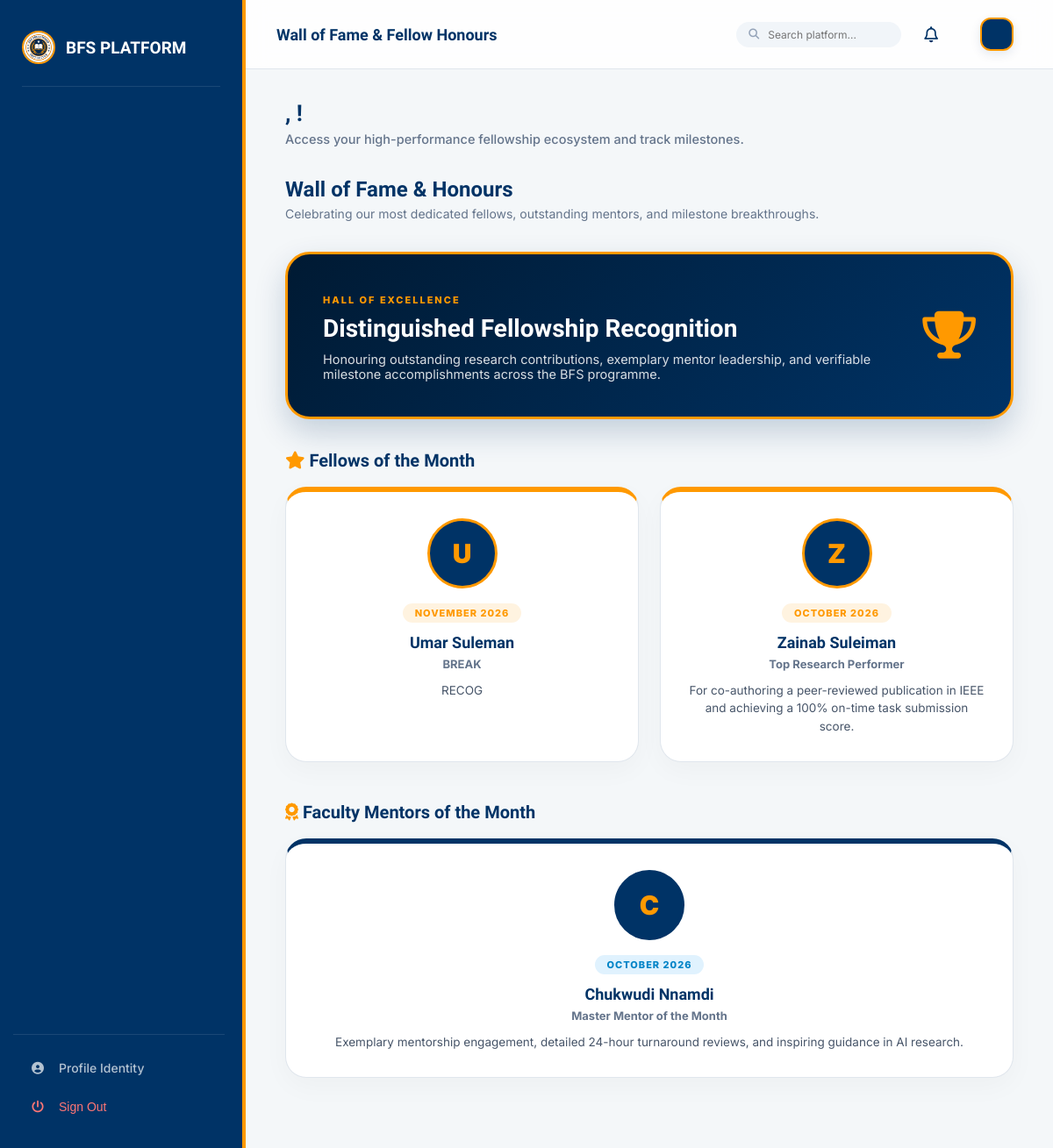
The app's page /wall-of-fame/ with its own data.
### core/models.py (models this page shows, shortened)
class Recognition(models.Model):
    TYPE_CHOICES = [
        ('mentee_of_month', 'Mentee of the Month'),
        ('mentor_of_month', 'Mentor of the Month'),
        ('hall_of_fame', 'Hall of Fame Inductee'),
    ]
    from django.conf import settings
    user = models.ForeignKey(settings.AUTH_USER_MODEL, on_delete=models.CASCADE, related_name='recognitions')
    type = models.CharField(max_length=25, choices=TYPE_CHOICES, default='mentee_of_month')
    period = models.CharField(max_length=40, help_text="e.g. October 2026")
    badge_title = models.CharField(max_length=100, default="Excellence in Fellowship")
    note = models.TextField(blank=True, help_text="Commendation and citation")
    created_at = models.DateTimeField(auto_now_add=True)
    class Meta:
        ordering = ['-created_at']

### accounts/models.py (models this page shows, shortened)
class User(AbstractUser):
    ROLE_CHOICES = [
        ('mentee', 'Mentee'),
        ('mentor', 'Mentor'),
        ('management', 'Management Team'),
        ('coordinator', 'Programme Coordinator'),
    ]
    role = models.CharField(max_length=20, choices=ROLE_CHOICES, default='mentee')
    phone = models.CharField(max_length=20, blank=True)
    bio = models.TextField(blank=True)
    avatar_url = models.URLField(blank=True)   # Link to OneDrive/SharePoint photo
    is_verified = models.BooleanField(default=False)
    linkedin_url = models.URLField(blank=True, verbose_name="LinkedIn Profile")
    github_url = models.URLField(blank=True, verbose_name="GitHub/Portfolio")
    cv_url = models.URLField(blank=True, verbose_name="CV/Resume (OneDrive Link)")
    qualification = models.CharField(max_length=120, blank=True, help_text="e.g. B.Sc, M.Sc, Ph.D, Professional Fellow")
    expertise = models.CharField(max_length=150, blank=True, help_text="e.g. Software Engineering, AI, Cloud, Research")
    academic_status = models.CharField(max_length=100, blank=True, help_text="e.g. Student, Recent Graduate, Professional")
    interests = models.TextField(blank=True, help_text="Areas of interest or specialization")
    career_goal = models.TextField(blank=True, help_text="Mentee primary career and learning goal")

### core/views.py (the view)
# urls.py: path('wall-of-fame/', views.wall_of_fame, name='wall_of_fame'),
def wall_of_fame(request):
    recognitions = Recognition.objects.all().select_related('user')
    mentees_of_month = recognitions.filter(type='mentee_of_month')
    mentors_of_month = recognitions.filter(type='mentor_of_month')
    hall_of_fame = recognitions.filter(type='hall_of_fame')
    top_achievements = Achievement.objects.filter(status='verified')[:6]
    context = {
        'mentees_of_month': mentees_of_month,
        'mentors_of_month': mentors_of_month,
        'hall_of_fame': hall_of_fame,
        'top_achievements': top_achievements,
    }
    return render(request, 'core/wall_of_fame.html', context)

### notifications/context_processors.py (called while the page is built, shortened)
def notification_context(request):
    return {
        'unread_notifications_count': 0,
        'latest_notifications': []
    }

### templates/core/wall_of_fame.html (shortened to what this page needs)
{% extends 'base.html' %}
{% block header_title %}Wall of Fame & Fellow Honours{% endblock %}
{% block content %}
<div class="wof-header">
    <div>
        <h2 style="margin: 0; font-family: 'Lexend'; color: var(--navy);">Wall of Fame & Honours</h2>
        <p style="margin: 5px 0 0; color: #64748b; font-size: 14px;">Celebrating our most dedicated fellows, outstanding mentors, and milestone breakthroughs.</p>
    </div>
</div>
<div class="wof-banner">
    <div>
        <span style="font-size: 11px; font-weight: 800; color: var(--gold); letter-spacing: 2px; text-transform: uppercase;">Hall of Excellence</span>
        <h2 style="margin: 8px 0 10px; font-family: 'Lexend'; font-size: 28px;">Distinguished Fellowship Recognition</h2>
        <p style="margin: 0; color: rgba(255,255,255,0.85); font-size: 14.5px; max-width: 650px;">
            Honouring outstanding research contributions, exemplary mentor leadership, and verifiable milestone accomplishments across the BFS programme.
        </p>
    </div>
    <div style="font-size: 54px; color: var(--gold);">
        <i class="fas fa-trophy"></i>
    </div>
</div>
<h3 style="margin: 0 0 18px; font-family: 'Lexend'; color: var(--navy); font-size: 20px;">
    <i class="fas fa-star" style="color: var(--gold);"></i> Fellows of the Month
</h3>
<div class="honour-grid">
    {% for r in mentees_of_month %}
    <div class="honour-card">
        <div class="honour-avatar">
            {{ r.user.first_name|default:r.user.username|first|upper }}
        </div>
        <span class="honour-badge">{{ r.period }}</span>
        <h4 style="margin: 0 0 6px; font-family: 'Lexend'; color: var(--navy); font-size: 18px;">
            {{ r.user.get_full_name|default:r.user.username }}
        </h4>
        <div style="font-size: 13px; font-weight: 700; color: #64748b; margin-bottom: 12px;">{{ r.badge_title }}</div>
        <p style="margin: 0; color: #475569; font-size: 13.5px; line-height: 1.5;">{{ r.note }}</p>
    </div>
    {% empty %}
    <div style="grid-column: 1 / -1; background: white; border-radius: 20px; padding: 30px; text-align: center; border: 1px solid var(--line); color: #64748b;">
        No fellows inducted yet for this month.
    </div>
    {% endfor %}
</div>
<h3 style="margin: 0 0 18px; font-family: 'Lexend'; color: var(--navy); font-size: 20px;">
    <i class="fas fa-award" style="color: var(--gold);"></i> Faculty Mentors of the Month
</h3>
<div class="honour-grid">
    {% for r in mentors_of_month %}
    <div class="honour-card" style="border-top-color: var(--navy);">
        <div class="honour-avatar" style="border-color: var(--navy);">
            {{ r.user.first_name|default:r.user.username|first|upper }}
        </div>
        <span class="honour-badge" style="background: #e0f2fe; color: #0284c7;">{{ r.period }}</span>
        <h4 style="margin: 0 0 6px; font-family: 'Lexend'; color: var(--navy); font-size: 18px;">
            {{ r.user.get_full_name|default:r.user.username }}
        </h4>
        <div style="font-size: 13px; font-weight: 700; color: #64748b; margin-bottom: 12px;">{{ r.badge_title }}</div>
        <p style="margin: 0; color: #475569; font-size: 13.5px; line-height: 1.5;">{{ r.note }}</p>
    </div>
    {% empty %}
    <div style="grid-column: 1 / -1; background: white; border-radius: 20px; padding: 30px; text-align: center; border: 1px solid var(--line); color: #64748b;">
        No faculty mentors inducted yet.
    </div>
    {% endfor %}
</div>
{% endblock %}

### templates/base.html (style rules this page uses)
:root { --navy: #003366; --navy-light: #004d99; --navy-dark: #001a33; --gold: #FF9900; --gold-soft: rgba(255, 153, 0, 0.12); --bg: #F4F7F9; --surface: #FFFFFF; --line: #E0E6ED; --text: #1A2B3C; --danger: #e74c3c; --success: #2ecc71; --radius: 16px; --transition: all 0.4s cubic-bezier(0.165, 0.84, 0.44, 1); }
* { box-sizing: border-box; -webkit-tap-highlight-color: transparent; }
body { margin: 0; background: var(--bg); color: var(--text); font-family: 'Inter', sans-serif; display: flex; height: 100vh; width: 100vw; overflow: hidden; }

### templates/core/wall_of_fame.html (style rules this page uses)
.wof-header { display: flex; justify-content: space-between; align-items: center; flex-wrap: wrap; gap: 20px; margin-bottom: 35px; }
.wof-banner { background: linear-gradient(135deg, #001a33 0%, #003366 100%); border-radius: 28px; padding: 40px; color: white; margin-bottom: 35px; border: 3px solid var(--gold); box-shadow: 0 15px 35px rgba(0, 51, 102, 0.2); display: flex; justify-content: space-between; align-items: center; flex-wrap: wrap; gap: 25px; }
.honour-grid { display: grid; grid-template-columns: repeat(auto-fit, minmax(280px, 1fr)); gap: 24px; margin-bottom: 45px; }
.honour-card { background: white; border-radius: 24px; padding: 30px; border: 1px solid var(--line); text-align: center; box-shadow: 0 10px 30px rgba(0,0,0,0.03); transition: 0.3s; border-top: 6px solid var(--gold); position: relative; overflow: hidden; }
.honour-avatar { width: 80px; height: 80px; border-radius: 50%; background: var(--navy); color: var(--gold); display: flex; align-items: center; justify-content: center; font-size: 30px; font-weight: 900; margin: 0 auto 16px; border: 3px solid var(--gold); }
.honour-badge { font-size: 11px; font-weight: 800; background: var(--gold-soft); color: var(--gold); padding: 4px 14px; border-radius: 20px; text-transform: uppercase; letter-spacing: 1px; display: inline-block; margin-bottom: 12px; }

### records on screen
Recognition: user.first_name|first "U", period "NOVEMBER 2026", user.get_full_name "Umar Suleman", badge_title "BREAK", note "RECOG"
Recognition: user.first_name|first "Z", period "OCTOBER 2026", user.get_full_name "Zainab Suleiman", badge_title "Top Research Performer", note "For co-authoring a peer-reviewed publication in IEEE and achieving a 100% on-time task submission score."
Recognition: user.first_name|first "C", period "OCTOBER 2026", user.get_full_name "Chukwudi Nnamdi", badge_title "Master Mentor of the Month", note "Exemplary mentorship engagement, detailed 24-hour turnaround reviews, and inspiring guidance in AI research."
